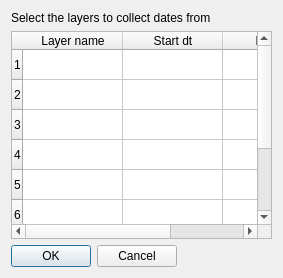
<?xml version="1.0" encoding="UTF-8"?>
<ui version="4.0">
 <class>getEventsDialog</class>
 <widget class="QDialog" name="getEventsDialog">
  <property name="windowModality">
   <enum>Qt::ApplicationModal</enum>
  </property>
  <property name="geometry">
   <rect>
    <x>0</x>
    <y>0</y>
    <width>283</width>
    <height>278</height>
   </rect>
  </property>
  <property name="windowTitle">
   <string extracomment="Gets date">Get date range &amp; list</string>
  </property>
  <layout class="QGridLayout" name="gridLayout">
   <item row="0" column="0">
    <layout class="QFormLayout" name="formLayout">
     <item row="1" column="0" colspan="2">
      <widget class="QTableWidget" name="tblLayers">
       <property name="toolTip">
        <string>select the layers to collect the dates from.</string>
       </property>
       <property name="rowCount">
        <number>8</number>
       </property>
       <property name="columnCount">
        <number>3</number>
       </property>
       <row/>
       <row/>
       <row/>
       <row/>
       <row/>
       <row/>
       <row/>
       <row/>
       <column>
        <property name="text">
         <string>Layer name</string>
        </property>
       </column>
       <column>
        <property name="text">
         <string>Start dt</string>
        </property>
       </column>
       <column>
        <property name="text">
         <string>End dt</string>
        </property>
       </column>
      </widget>
     </item>
     <item row="3" column="0">
      <widget class="QDialogButtonBox" name="buttonBox">
       <property name="orientation">
        <enum>Qt::Horizontal</enum>
       </property>
       <property name="standardButtons">
        <set>QDialogButtonBox::Cancel|QDialogButtonBox::Ok</set>
       </property>
      </widget>
     </item>
     <item row="0" column="0">
      <widget class="QLabel" name="label_3">
       <property name="text">
        <string>Select the layers to collect dates from</string>
       </property>
      </widget>
     </item>
    </layout>
   </item>
  </layout>
 </widget>
 <resources/>
 <connections>
  <connection>
   <sender>buttonBox</sender>
   <signal>accepted()</signal>
   <receiver>getEventsDialog</receiver>
   <slot>accept()</slot>
   <hints>
    <hint type="sourcelabel">
     <x>89</x>
     <y>245</y>
    </hint>
    <hint type="destinationlabel">
     <x>141</x>
     <y>146</y>
    </hint>
   </hints>
  </connection>
  <connection>
   <sender>buttonBox</sender>
   <signal>rejected()</signal>
   <receiver>getEventsDialog</receiver>
   <slot>reject()</slot>
   <hints>
    <hint type="sourcelabel">
     <x>89</x>
     <y>245</y>
    </hint>
    <hint type="destinationlabel">
     <x>141</x>
     <y>146</y>
    </hint>
   </hints>
  </connection>
 </connections>
</ui>
